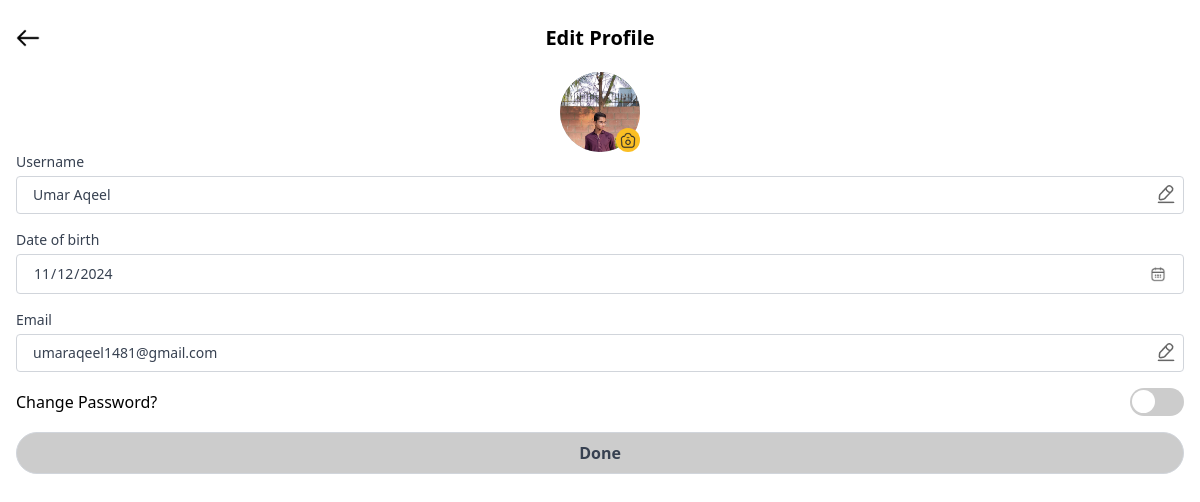
Page /editprofile (signed in) on the earlier database version.
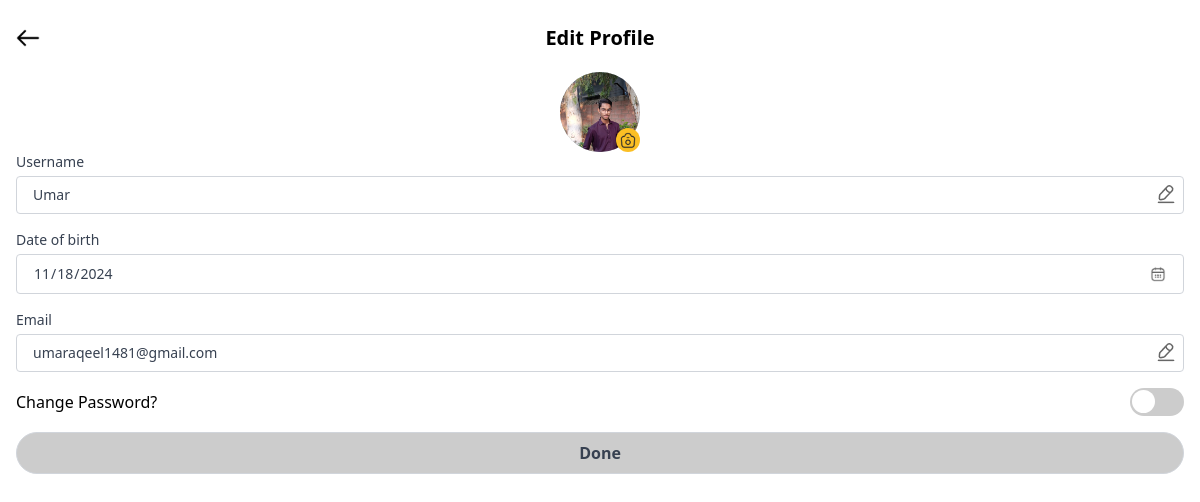
Same page on the later database version.
### app1/models.py (models this page shows, shortened)
class UserProfile(models.Model):
    user = models.OneToOneField(User, on_delete=models.CASCADE)
    name = models.CharField(max_length=10, null=True, blank=True)
    user_profile = models.ImageField(upload_to='avatars/', null=True, blank=True , default="avatars/avatar.png")
    dob = models.DateField(null=True, blank=True)
    gender = models.CharField(max_length=10, choices=(('Male', 'Male'), ('Female', 'Female')), null=True, blank=True)
    forgetPasswordToken = models.CharField(max_length=100, null=True)
    selected_location = models.CharField(max_length=255, blank=True, null=True)
    latitude = models.DecimalField(max_digits=9, decimal_places=6, blank=True, null=True)
    longitude = models.DecimalField(max_digits=9, decimal_places=6, blank=True, null=True)
    first_login = models.BooleanField(default=True)  # New field to track first login

### app1/views.py (the view, shortened to what this page needs)
# urls.py: path('editprofile', views.editProfile, name="editprofile"),
def editProfile(request):
    user = request.user
    try:
        user_profile = UserProfile.objects.get(user=user)
        errormessage = ""
        successmessage = "Profile is up-to-date."
        return render(request, 'editprofile.html', {
            'username': user.username,
            'email': user.email,
            'user_profile': user_profile,
            'name': user_profile.name,
            'dob': user_profile.dob,
            'errormessage': errormessage
        })
    except UserProfile.DoesNotExist:
        return HttpResponse("Profile not found", status=404)

### templates/editprofile.html (shortened to what this page needs)
{% load static %}
<!DOCTYPE html>
<html lang="en">
<head>
    <link href="{%static 'css/style.css'%}" rel="stylesheet">
    <link href="https://cdn.jsdelivr.net/npm/tailwindcss@2.2.19/dist/tailwind.min.css" rel="stylesheet">
    <link rel="stylesheet" href="https://cdnjs.cloudflare.com/ajax/libs/font-awesome/5.14.0/css/all.min.css" />
    <link rel="stylesheet" href="https://cdn.jsdelivr.net/npm/flatpickr/dist/flatpickr.min.css">
</head>
<body>
    <div class="location-wrapper p-4">
        <div class="sticky top-0 bg-white z-10">
            <div class="relative flex items-center justify-center w-full mt-2">
                <a href="gamepage01#profile" class="absolute left-0">
                    <img src="{% static 'assets/back.png' %}" alt="Back" class="w-6 h-6">
                </a>
                <div class="font-semibold text-xl">Edit Profile</div>
            </div>
        </div>
        <form id="editForm" method="post" enctype="multipart/form-data">
            <div class="flex mt-5 justify-center relative mx-auto bg-gray-400 w-20 h-20 rounded-full mb-[-180px]">
                {% if user_profile and user_profile.user_profile %}
                <img id="avatar" src="{{ user_profile.user_profile.url }}"
                    class="absolute w-20 h-20 object-cover rounded-full" />
                {% else %}
                <img class="absolute w-20 h-20 object-cover rounded-full" src="{% static 'assets/avatar.png' %}" />
                {% endif %}
                <div class="w-6 h-6 bottom-0 right-0 bg-yellow-400 rounded-full absolute cursor-pointer"
                    onclick="document.getElementById('fileInput').click()">
                    <img  src="{% static 'assets/camera.png' %}" style="width:16px;" class="absolute top-1 left-1" />
                </div>
            </div>
            <div class="space-y-4 text-left">
                <label class="block text-gray-700 relative text-sm font-medium">
                    Username
                    <div class="relative">
                        <input type="text" id="fname" name="fname" value="{{ user_profile.name }}"
                            placeholder="Enter your full name" required
                            class="w-full mt-1 px-4 py-2 border border-gray-300 rounded focus:outline-none focus:ring-2 focus:ring-yellow-400 caret-yellow-400">
                        <img class="absolute top-3 right-2 object-fit-cover"
                            src="{% static 'assets/edit-2black.png' %}" />
                    </div>
                </label>
                <label class="block text-gray-700 text-sm font-medium relative">
                    Date of birth
                    <div class="relative">
                        <input type="date" name="date" id="date"
                            value="{% if user_profile.dob %}{{ user_profile.dob|date:'Y-m-d' }}{% endif %}"
                            class="w-full mt-1 px-4 py-2 border border-gray-300 rounded focus:outline-none focus:ring-2 focus:ring-yellow-400 caret-yellow-400">
                    </div>
                </label>
                <label class="block text-gray-700 text-sm font-medium">
                    Email
                    <div class="relative">
                        <input type="text" name="email" id="email" placeholder="Enter your email"
                            value="{{ user_profile.user.email }}"
                            class="w-full mt-1 px-4 py-2 border border-gray-300 rounded focus:outline-none focus:ring-2 focus:ring-yellow-400 caret-yellow-400">
                        <img class="absolute top-3 right-2 object-fit-cover"
                            src="{% static 'assets/edit-2black.png' %}" />
                    </div>
                </label>
                <div class="flex justify-between items-center">
                    <div>Change Password?</div>
                    <div>
                        <label class="switch">
                            <span class="slider round"></span>
                        </label>
                    </div>
                </div>
                <button id="profilebtn" type="submit"
                    class="btn items-center hover:bg-yellow-400 active:bg-yellow-400 w-full py-2 mb-3 mt-4 rounded-full border border-gray-300 font-bold text-gray-700">
                    <span id="buttonText">Done</span>
                </button>
            </div>
        </form>
    </div>
</body>
</html>

### static/css/style.css (style rules this page uses)
* { margin: 0; padding: 0; box-sizing: border-box; }
html,body { width: 100%; height: 100vh; font-size: 100%; position: relative; font: inherit; vertical-align: baseline; font-family: 'Poppins', sans-serif; }
.btn { cursor: pointer; border:1px solid #ccc; background-color:#ccc; color: #666666; }
.switch { position: relative; display: inline-block; width: 54px; height: 28px; }
.slider { position: absolute; cursor: pointer; top: 0; left: 0; right: 0; bottom: 0; background-color: #ccc; -webkit-transition: .4s; transition: .4s; }
.slider:before { position: absolute; content: ""; height: 23px; width: 23px; left: 2px; bottom: 3px; background-color: white; -webkit-transition: .4s; transition: .4s; }
.slider.round { border-radius: 34px; }
.slider.round:before { border-radius: 50%; }

Differences in the rows shown:
changed UserProfile "umaraqeel1481@gmail.com": user_profile: a different picture; fname "Umar Aqeel" → "Umar"; date "11/12/2024" → "11/18/2024"
